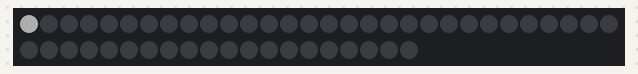
Bench run of a sketch on a simulated Arduino Uno, built with avr-gcc and run on an emulated ATmega328P. Shown: 50 RGB LEDs in strip order, left to right, continuing on the next row. Dim RGB values are drawn brighter than linear.

Above: at 0.15 s.
At 1.98 s:
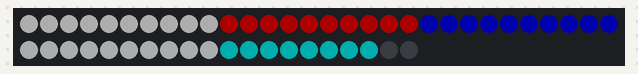
At 2.89 s:
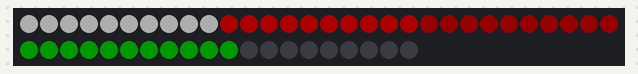
At 3.8 s:
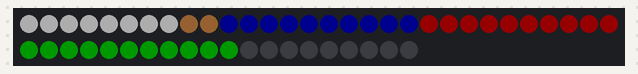
At 39.44 s:
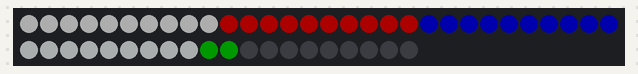

The sketch:

10_each_up_and_down.ino
```cpp
#include <Adafruit_NeoPixel.h>

#define PIN 3          // Pin number connected to the NeoPixel LED
#define NUM_PIXELS 50  // Number of pixels in the strip

Adafruit_NeoPixel strip(NUM_PIXELS, PIN, NEO_GRB + NEO_KHZ800);

void setup() {
  strip.begin();
  strip.show();
  strip.setBrightness(50);
}  // Initialize the strip

void loop() {
  for (int i = 0; i < 10; i++) {
    strip.setPixelColor(i, strip.Color(255, 255, 255));
    strip.show();
    delay(10);
  }
  for (int i = 10; i < 20; i++) {
    strip.setPixelColor(i, strip.Color(250, 0, 0));
    strip.show();
    delay(10);
  }
   for (int i = 20; i < 30; i++) {
    strip.setPixelColor(i, strip.Color(0, 0, 255));
    strip.show();
    delay(10);
  }
  for (int i = 30; i < 40; i++) {
    strip.setPixelColor(i, strip.Color(250, 255, 255));
    strip.show();
    delay(10);
  }
   for (int i = 40; i <= 50; i++) {
    strip.setPixelColor(i, strip.Color(0, 255, 255));
    strip.show();
    delay(10);
  }

   for (int i = 50; i >=40; i--) {
    strip.setPixelColor(i, strip.Color(0, 0, 0));
    strip.show();
    delay(10);
  }
 for (int i = 40; i >=30; i--) {
    strip.setPixelColor(i, strip.Color(0, 125, 0));
    strip.show();
    delay(10);
 }
 for (int i = 29; i >=20; i--) {
    strip.setPixelColor(i, strip.Color(115, 0, 0));
    strip.show();
    delay(10);
  }
 for (int i = 19; i >=10; i--) {
    strip.setPixelColor(i, strip.Color(0, 0, 74));
    strip.show();
    delay(10);

  }
 for (int i = 9; i >=0; i--) {
    strip.setPixelColor(i, strip.Color(115, 75, 36));
    strip.show();
    delay(10);
  }
  }
```
